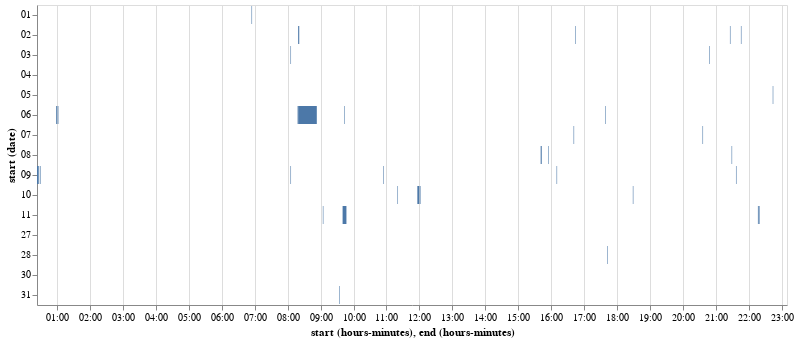

The notebook cell saved with this chart:
### Code cell
dsCheck = ds[ds['subAct']=='Sink faucet - cold']

df = pd.DataFrame({ 
    'start': dsCheck.start, 
    'end': dsCheck.end,})

alt.Chart(df.reset_index()).mark_bar().encode(
    y='date(start):O',
    x='hoursminutes(start)',
    x2='hoursminutes(end)',
    detail='index'
).properties(width=750).interactive()

### Figure 1 — Vega-Lite specification as saved in the notebook (floating-point values rounded to 4 significant figures)
{"$schema": "https://vega.github.io/schema/vega-lite/v3.2.1.json", "config": {"mark": {"tooltip": null}, "view": {"height": 300, "width": 400}}, "data": {"name": "data-2a4ea03659fcf82396dda89026b134e7"}, "datasets": {"data-2a4ea03659fcf82396dda89026b134e7": [{"end": "2003-04-01 21:20:34", "index": 13, "start": "2003-04-01 21:20:04"}, {"end": "2003-04-01 06:55:32", "index": 81, "start": "2003-04-01 06:54:56"}, {"end": "2003-04-01 06:57:54", "index": 86, "start": "2003-04-01 06:57:45"}, {"end": "2003-04-01 23:10:31", "index": 88, "start": "2003-04-01 23:10:26"}, {"end": "2003-04-01 23:10:31", "index": 92, "start": "2003-04-01 23:10:26"}, {"end": "2003-04-02 08:21:03", "index": 144, "start": "2003-04-02 08:19:25"}, {"end": "2003-04-02 16:45:01", "index": 250, "start": "2003-04-02 16:44:51"}, {"end": "2003-04-02 21:45:15", "index": 281, "start": "2003-04-02 21:45:14"}, {"end": "2003-04-02 21:46:34", "index": 282, "start": "2003-04-02 21:46:16"}, {"end": "2003-04-02 21:47:14", "index": 284, "start": "2003-04-02 21:46:53"}, {"end": "2003-04-02 21:48:45", "index": 285, "start": "2003-04-02 21:48:42"}, {"end": "2003-04-02 21:27:21", "index": 292, "start": "2003-04-02 21:26:44"}, {"end": "2003-04-03 08:06:33", "index": 338, "start": "2003-04-03 08:05:20"}, {"end": "2003-04-03 07:10:32", "index": 341, "start": "2003-04-03 07:10:25"}, {"end": "2003-04-03 09:26:49", "index": 346, "start": "2003-04-03 09:26:42"}, {"end": "2003-04-03 17:47:55", "index": 379, "start": "2003-04-03 17:47:49"}, {"end": "2003-04-03 20:49:16", "index": 408, "start": "2003-04-03 20:48:39"}, {"end": "2003-04-03 22:08:57", "index": 421, "start": "2003-04-03 22:08:53"}, {"end": "2003-04-03 22:08:57", "index": 425, "start": "2003-04-03 22:08:53"}, {"end": "2003-04-04 06:12:27", "index": 485, "start": "2003-04-04 06:12:21"}, {"end": "2003-04-04 07:22:40", "index": 517, "start": "2003-04-04 07:22:03"}, {"end": "2003-04-04 07:22:40", "index": 522, "start": "2003-04-04 07:22:03"}, {"end": "2003-04-04 07:23:57", "index": 525, "start": "2003-04-04 07:23:54"}, {"end": "2003-04-04 14:02:50", "index": 537, "start": "2003-04-04 14:02:44"}, {"end": "2003-04-04 16:43:44", "index": 579, "start": "2003-04-04 16:43:37"}, {"end": "2003-04-04 16:43:44", "index": 583, "start": "2003-04-04 16:43:37"}, {"end": "2003-04-05 19:45:57", "index": 638, "start": "2003-04-05 19:45:07"}, {"end": "2003-04-05 22:45:09", "index": 647, "start": "2003-04-05 22:44:37"}, {"end": "2003-04-05 22:46:10", "index": 649, "start": "2003-04-05 22:46:03"}, {"end": "2003-04-05 11:30:29", "index": 730, "start": "2003-04-05 11:30:24"}, {"end": "2003-04-05 17:23:53", "index": 735, "start": "2003-04-05 17:23:46"}, {"end": "2003-04-05 16:09:18", "index": 750, "start": "2003-04-05 16:09:14"}, {"end": "2003-04-05 22:16:50", "index": 771, "start": "2003-04-05 22:16:35"}, {"end": "2003-04-05 22:16:50", "index": 776, "start": "2003-04-05 22:16:35"}, {"end": "2003-04-06 00:55:32", "index": 779, "start": "2003-04-06 00:55:25"}, {"end": "2003-04-06 00:55:37", "index": 781, "start": "2003-04-06 00:55:36"}, {"end": "2003-04-06 01:00:00", "index": 786, "start": "2003-04-06 00:58:49"}, {"end": "2003-04-06 01:02:05", "index": 788, "start": "2003-04-06 01:01:58"}, {"end": "2003-04-06 15:33:40", "index": 791, "start": "2003-04-06 15:33:34"}, {"end": "2003-04-06 15:33:44", "index": 792, "start": "2003-04-06 15:33:41"}, {"end": "2003-04-06 15:33:46", "index": 793, "start": "2003-04-06 15:33:44"}, {"end": "2003-04-06 16:57:36", "index": 799, "start": "2003-04-06 16:57:25"}, {"end": "2003-04-06 17:38:13", "index": 804, "start": "2003-04-06 17:38:09"}, {"end": "2003-04-06 17:39:44", "index": 808, "start": "2003-04-06 17:39:32"}, {"end": "2003-04-06 17:40:14", "index": 810, "start": "2003-04-06 17:39:46"}, {"end": "2003-04-06 21:36:30", "index": 812, "start": "2003-04-06 21:36:24"}, {"end": "2003-04-06 20:56:50", "index": 821, "start": "2003-04-06 20:56:09"}, {"end": "2003-04-06 20:58:51", "index": 823, "start": "2003-04-06 20:58:37"}, {"end": "2003-04-06 08:19:07", "index": 842, "start": "2003-04-06 08:18:42"}, {"end": "2003-04-06 08:19:46", "index": 843, "start": "2003-04-06 08:19:17"}, {"end": "2003-04-06 08:53:54", "index": 844, "start": "2003-04-06 08:19:54"}, {"end": "2003-04-06 08:05:08", "index": 848, "start": "2003-04-06 08:05:02"}, {"end": "2003-04-06 09:42:26", "index": 876, "start": "2003-04-06 09:42:19"}, {"end": "2003-04-06 09:44:07", "index": 882, "start": "2003-04-06 09:43:39"}, {"end": "2003-04-06 09:44:51", "index": 884, "start": "2003-04-06 09:44:50"}, {"end": "2003-04-06 18:16:12", "index": 960, "start": "2003-04-06 18:16:07"}, {"end": "2003-04-06 18:17:52", "index": 962, "start": "2003-04-06 18:17:46"}, {"end": "2003-04-06 18:41:49", "index": 976, "start": "2003-04-06 18:41:29"}, {"end": "2003-04-07 07:42:33", "index": 988, "start": "2003-04-07 07:42:28"}, {"end": "2003-04-07 07:46:31", "index": 992, "start": "2003-04-07 07:46:00"}, {"end": "2003-04-07 07:50:10", "index": 997, "start": "2003-04-07 07:50:07"}, {"end": "2003-04-07 16:42:04", "index": 1013, "start": "2003-04-07 16:41:50"}, {"end": "2003-04-07 16:43:49", "index": 1016, "start": "2003-04-07 16:43:37"}, {"end": "2003-04-07 20:37:09", "index": 1026, "start": "2003-04-07 20:36:27"}, {"end": "2003-04-08 15:43:15", "index": 1119, "start": "2003-04-08 15:41:45"}, {"end": "2003-04-08 17:17:13", "index": 1126, "start": "2003-04-08 17:17:07"}, {"end": "2003-04-08 15:56:36", "index": 1136, "start": "2003-04-08 15:55:16"}, {"end": "2003-04-08 16:05:16", "index": 1138, "start": "2003-04-08 16:05:12"}, {"end": "2003-04-08 21:30:36", "index": 1144, "start": "2003-04-08 21:29:49"}, {"end": "2003-04-08 21:31:29", "index": 1145, "start": "2003-04-08 21:31:26"}, {"end": "2003-04-08 06:40:45", "index": 1175, "start": "2003-04-08 06:40:34"}, {"end": "2003-04-08 07:00:24", "index": 1186, "start": "2003-04-08 07:00:07"}, {"end": "2003-04-08 07:05:53", "index": 1189, "start": "2003-04-08 07:05:46"}, {"end": "2003-04-08 07:08:39", "index": 1192, "start": "2003-04-08 07:08:36"}, {"end": "2003-04-08 20:54:48", "index": 1214, "start": "2003-04-08 20:54:41"}, {"end": "2003-04-09 00:25:48", "index": 1222, "start": "2003-04-09 00:23:36"}, {"end": "2003-04-09 00:26:04", "index": 1223, "start": "2003-04-09 00:25:53"}, {"end": "2003-04-09 00:27:13", "index": 1225, "start": "2003-04-09 00:26:12"}, {"end": "2003-04-09 00:28:22", "index": 1227, "start": "2003-04-09 00:28:21"}, {"end": "2003-04-09 00:28:48", "index": 1228, "start": "2003-04-09 00:28:46"}, {"end": "2003-04-09 00:30:28", "index": 1231, "start": "2003-04-09 00:29:02"}, {"end": "2003-04-09 00:30:59", "index": 1232, "start": "2003-04-09 00:30:58"}, {"end": "2003-04-09 00:34:18", "index": 1234, "start": "2003-04-09 00:34:10"}, {"end": "2003-04-09 07:12:56", "index": 1239, "start": "2003-04-09 07:12:49"}, {"end": "2003-04-09 08:06:16", "index": 1244, "start": "2003-04-09 08:05:49"}, {"end": "2003-04-09 10:55:07", "index": 1247, "start": "2003-04-09 10:54:58"}, {"end": "2003-04-09 21:38:03", "index": 1274, "start": "2003-04-09 21:37:59"}, {"end": "2003-04-09 08:43:42", "index": 1346, "start": "2003-04-09 08:43:35"}, {"end": "2003-04-09 16:11:30", "index": 1375, "start": "2003-04-09 16:10:59"}, {"end": "2003-04-09 16:14:58", "index": 1377, "start": "2003-04-09 16:14:55"}, {"end": "2003-04-09 16:24:23", "index": 1383, "start": "2003-04-09 16:24:19"}, {"end": "2003-04-10 14:43:09", "index": 1408, "start": "2003-04-10 14:43:04"}, {"end": "2003-04-10 08:19:15", "index": 1450, "start": "2003-04-10 08:19:10"}, {"end": "2003-04-10 10:12:52", "index": 1461, "start": "2003-04-10 10:12:26"}, {"end": "2003-04-10 13:02:28", "index": 1478, "start": "2003-04-10 13:02:19"}, {"end": "2003-04-10 11:57:29", "index": 1493, "start": "2003-04-10 11:56:46"}, {"end": "2003-04-10 12:00:44", "index": 1495, "start": "2003-04-10 11:57:51"}, {"end": "2003-04-10 12:02:04", "index": 1497, "start": "2003-04-10 12:01:53"}, {"end": "2003-04-10 12:05:22", "index": 1500, "start": "2003-04-10 12:05:10"}, {"end": "2003-04-10 11:21:06", "index": 1538, "start": "2003-04-10 11:20:54"}, {"end": "2003-04-10 11:21:53", "index": 1541, "start": "2003-04-10 11:21:18"}, {"end": "2003-04-10 11:22:35", "index": 1543, "start": "2003-04-10 11:22:16"}, {"end": "2003-04-10 18:30:02", "index": 1598, "start": "2003-04-10 18:29:54"}, {"end": "2003-04-10 19:16:15", "index": 1625, "start": "2003-04-10 19:16:07"}, {"end": "2003-04-10 19:16:15", "index": 1632, "start": "2003-04-10 19:16:07"}, {"end": "2003-04-11 09:05:05", "index": 1657, "start": "2003-04-11 09:04:52"}, {"end": "2003-04-11 09:47:02", "index": 1660, "start": "2003-04-11 09:40:02"}, {"end": "2003-04-11 20:05:12", "index": 1686, "start": "2003-04-11 20:05:02"}, {"end": "2003-04-11 22:18:24", "index": 1726, "start": "2003-04-11 22:17:34"}, {"end": "2003-04-11 22:19:05", "index": 1731, "start": "2003-04-11 22:18:30"}, {"end": "2003-04-11 22:20:06", "index": 1733, "start": "2003-04-11 22:19:46"}, {"end": "2003-04-11 22:21:58", "index": 1736, "start": "2003-04-11 22:21:54"}, {"end": "2003-04-11 08:26:48", "index": 1775, "start": "2003-04-11 08:26:11"}, {"end": "2003-04-11 15:55:20", "index": 1836, "start": "2003-04-11 15:55:15"}, {"end": "2003-04-11 15:55:20", "index": 1849, "start": "2003-04-11 15:55:15"}, {"end": "2003-03-27 07:43:48", "index": 1916, "start": "2003-03-27 07:43:22"}, {"end": "2003-03-27 12:26:45", "index": 1950, "start": "2003-03-27 12:26:41"}, {"end": "2003-03-28 17:43:06", "index": 2007, "start": "2003-03-28 17:42:56"}, {"end": "2003-03-28 20:51:17", "index": 2049, "start": "2003-03-28 20:51:09"}, {"end": "2003-03-28 20:51:17", "index": 2055, "start": "2003-03-28 20:51:09"}, {"end": "2003-03-30 12:45:47", "index": 2668, "start": "2003-03-30 12:45:33"}, {"end": "2003-03-30 12:45:47", "index": 2672, "start": "2003-03-30 12:45:33"}, {"end": "2003-03-31 19:42:53", "index": 2717, "start": "2003-03-31 19:42:15"}, {"end": "2003-03-31 19:43:51", "index": 2719, "start": "2003-03-31 19:43:46"}, {"end": "2003-03-31 07:36:33", "index": 2737, "start": "2003-03-31 07:36:30"}, {"end": "2003-03-31 09:14:55", "index": 2761, "start": "2003-03-31 09:14:44"}, {"end": "2003-03-31 09:35:05", "index": 2771, "start": "2003-03-31 09:34:45"}]}, "encoding": {"detail": {"field": "index", "type": "quantitative"}, "x": {"field": "start", "timeUnit": "hoursminutes", "type": "temporal"}, "x2": {"field": "end", "timeUnit": "hoursminutes"}, "y": {"field": "start", "timeUnit": "date", "type": "ordinal"}}, "mark": "bar", "width": 750}
